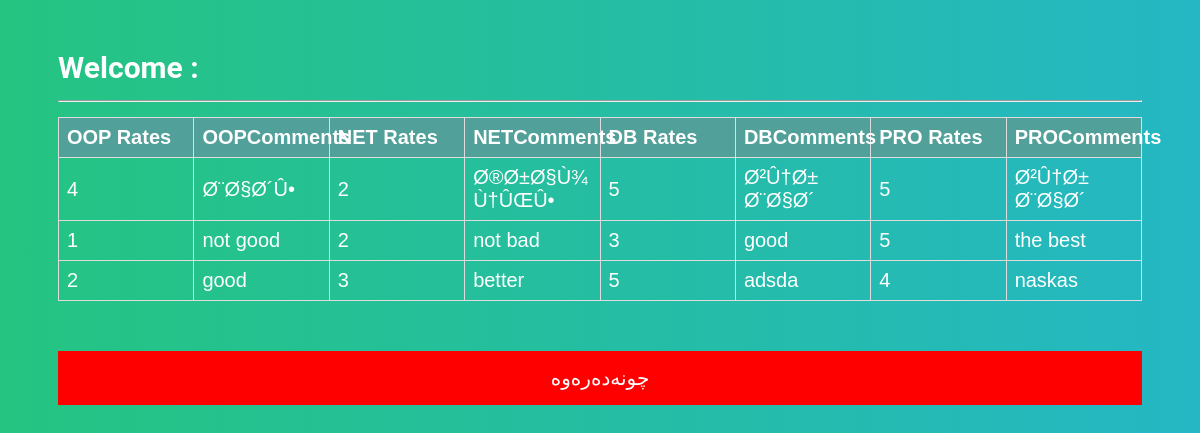
The page /phplare/allfv.php on the database its author committed.
### tables this page shows
CREATE TABLE `feedback` (
  `User_Id` int(20) NOT NULL,
  `oop_r` int(20) NOT NULL,
  `oop_c` varchar(255) NOT NULL,
  `net_r` int(20) NOT NULL,
  `net_c` varchar(255) NOT NULL,
  `db_r` int(20) NOT NULL,
  `db_c` varchar(255) NOT NULL,
  `pro_r` int(20) NOT NULL,
  `pro_c` varchar(255) NOT NULL
);

### phplare/allfv.php (the view, shortened to what this page needs)
<html>
<head>
<?php
    include 'conn.php';
    ?>
</head>
    <body>
        <section>
      <table>
     <tr>
         <th>OOP Rates</th>
         <th>OOPComments</th>
         <th>NET Rates</th>
         <th>NETComments</th>
         <th>DB Rates</th>
         <th>DBComments</th>
         <th>PRO Rates</th>
         <th> PROComments</th>
     </tr>
    <?php
        $q ="SELECT * FROM feedback";
        $r = mysqli_query($conn,$q);
        echo "Welcome : " . $_SESSION['name'] ."<hr>";
        while($row = mysqli_fetch_array($r)){
        echo
        '<tr>
        <td>' .$row[1] .'</td>
        <td>' .$row[2] .'</td>
        <td>' .$row[3] .'</td>
        <td>' .$row[4] .'</td>
        <td>' .$row[5] .'</td>
        <td>' .$row[6] .'</td>
        <td>' .$row[7] .'</td>
        <td>' .$row[8] .'</td>
        '.'</tr>';
   }
    ?>
            </table>
<a href="login.php?logout"><input type="button" value="چونەدەرەوە" style="background-color: red; color: white; "></a>
</section>
    </body>
</html>

### phplare/allfv.php (style rules this page uses)
table { width:100%; table-layout: fixed; }
body { background: -webkit-linear-gradient(left, #25c481, #25b7c4); background: linear-gradient(to right, #25c481, #25b7c4); font-family: 'Roboto', sans-serif; color: white; font-weight: bolder; font-size: 30px; }
section { margin: 50px; }
table { font-family: arial, sans-serif; border-collapse: collapse; width: 100%; }
td { border: 1px solid #dddddd; text-align: left; padding: 8px; font-size: 20px; }
th { border: 1px solid #dddddd; text-align: left; padding: 8px; font-size: 20px; background-color: #51A09A; color: white; }
input { font-family: "Roboto", sans-serif; outline: 0; width: 100%; border: 0; margin: 50 0 15px; padding: 15px; box-sizing: border-box; font-size: 20px; }

### rows shown on the page
feedback: oop_r "4", oop_c "Ø¨Ø§Ø´Û•", net_r "2", net_c "Ø®Ø±Ø§Ù¾ Ù†ÛŒÛ•", db_r "5", db_c "Ø²Û†Ø± Ø¨Ø§Ø´", pro_r "5", pro_c "Ø²Û†Ø± Ø¨Ø§Ø´"
feedback: oop_r "1", oop_c "not good", net_r "2", net_c "not bad", db_r "3", db_c "good", pro_r "5", pro_c "the best"
feedback: oop_r "2", oop_c "good", net_r "3", net_c "better", db_r "5", db_c "adsda", pro_r "4", pro_c "naskas"
